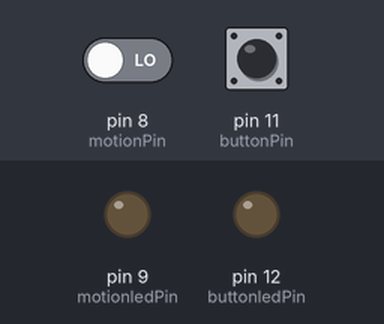
Simulated run of this sketch. Board: Arduino Uno, built with avr-gcc and run on an emulated ATmega328P. On the bench: output pins drawn as LEDs (lit = HIGH). The test bench sets the inputs (shaded band); at power-on: pin 8 (motionPin) LOW, pin 11 (buttonPin) LOW.

Above: at 1.2 s.
1.3 s: pin 8 (motionPin) driven HIGH
At 1.9 s:
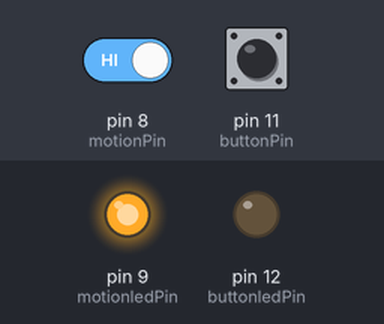
Timing chart, 0 to 4.3 s (numbered marks = the images above; inputs shaded):
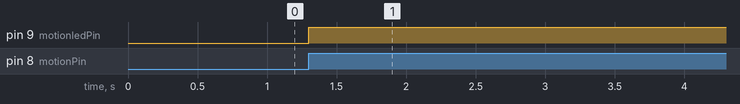

Measured:
- after the input at 1.3 s, pin 9 (motionledPin): LOW → HIGH at once

The sketch:

main_without_temp.ino
```cpp
//FEATURE LIST

// TEMPERATURE SENSOR ACTIVATED
   //TEMPERATURE DISPLAYED (potential)
// BUTTON ACTIVATED (done)
   //REMOTE BUTTON (potential)
// MOTION SENSOR ACTIVATED (done)
// INDICATOR LIGHTS (in progress)
// WORKING FAN (in progress)
// LOGIC WHICH ALLOWS THE FAN TO BE ACTIVATED BY DIFFERENT THINGS (in progress)
// OFF BUTTON (potential)
// PHYSICAL STRUCTURE (potential)

//constants
const int buttonledPin = 12;
const int motionPin = 8;
const int motionledPin = 9;
const int buttonPin = 11;
const int ledpinFin = 13;
const int fanPin = 6 ;


//int
int motionState = 0;
int buttonState = 0;
int temperatureRead = 0;


//funtion
void setup() {

pinMode (buttonledPin, OUTPUT);
pinMode (motionPin, INPUT);

pinMode (buttonPin, INPUT);
pinMode (motionledPin, OUTPUT);
}

void loop() {

////////////////////////////////////////////////////////////////////////////////MOTION SENSOR ACTIVATE////////////////////////////////////////////////////////////////////
  motionState = digitalRead (motionPin);
  if (motionState == HIGH) {
    digitalWrite (motionledPin, HIGH);
    digitalWrite (ledpinFin, HIGH);
    digitalWrite (fanPin, HIGH);
    delay (30000);
    digitalWrite (ledpinFin, LOW);
    digitalWrite (fanPin, LOW);
  }
  else if (motionState == LOW) {
    digitalWrite (motionledPin, LOW);
  }

////////////////////////////////////////////////////////////////////////////////////BUTTON ACTIVATE//////////////////////////////////////////////////////////////
  buttonState = digitalRead (buttonPin);
  if (buttonState == HIGH){
    digitalWrite (buttonledPin, HIGH);
    digitalWrite (ledpinFin, HIGH);
    digitalWrite (fanPin, HIGH);
    delay (30000);
    digitalWrite (ledpinFin, LOW);
    digitalWrite (fanPin, LOW);
  }
  else if (buttonState == LOW){
    digitalWrite (buttonledPin, LOW);
  }

  }
```
